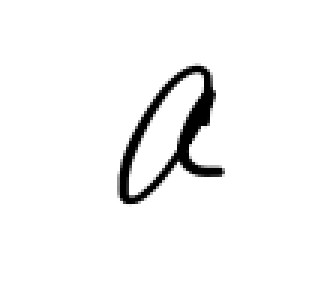
#> input picture abignale/handwriting_engine/glyph_raw/a_1.png, 105 x 96 px (shown 3 times larger); its folder holds only this picture in this run
$ python preprocess_glyphs.py
#> lines starting #> are read from the running program, lines starting #| are printed output that depends on the picture; after the words box and inside, x2 and y2 are one past the last pixel; in counts of white or black regions, pixels touching at a corner belong together
# src/preprocess_glyphs.py
from PIL import Image, ImageOps
import os
from config import GLYPH_RAW_DIR, GLYPH_PROCESSED_DIR


def preprocess_one_image(in_path, out_path):
#> called with in_path = '../glyph_raw/a_1.png', out_path = '../glyphs/a_1.png'
    img = Image.open(in_path).convert("L")  # grayscale

    # 1) Binarize: white vs black
    # You can experiment with threshold value (e.g. 200)
    threshold = 200
    bw = img.point(lambda x: 255 if x > threshold else 0, 'L')
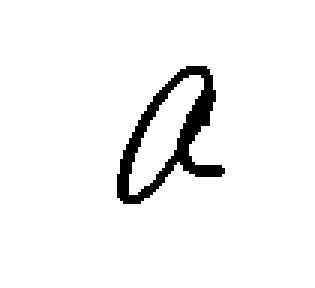
#> bw: PIL image 105x96 L (shown 3 times larger); 95.2% white; 1 black region, box (x1, y1, x2, y2) and area: (39, 22, 75, 68) 484

    # 2) Trim white borders
    inverted = ImageOps.invert(bw)
    bbox = inverted.getbbox()
#> bbox = (39, 22, 75, 68)
    if bbox:
        bw = bw.crop(bbox)
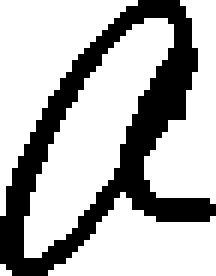
#> bw: PIL image 36x46 L (shown 6 times larger); 70.8% white; 1 black region, box (x1, y1, x2, y2) and area: (0, 0, 36, 46) 484

    # 3) Convert to RGBA and make white transparent
    rgba = bw.convert("RGBA")
    pixels = rgba.load()
    for y in range(rgba.height):
        for x in range(rgba.width):
            r, g, b, a = pixels[x, y]
            # white → transparent
            if r == 255 and g == 255 and b == 255:
                pixels[x, y] = (255, 255, 255, 0)
            else:
                pixels[x, y] = (0, 0, 0, 255)  # black ink

    # 4) Save processed glyph
    rgba.save(out_path)


def main():
    os.makedirs(GLYPH_PROCESSED_DIR, exist_ok=True)

    for fname in os.listdir(GLYPH_RAW_DIR):
        if not fname.lower().endswith((".png", ".jpg", ".jpeg")):
            continue
        in_path = os.path.join(GLYPH_RAW_DIR, fname)
        out_path = os.path.join(GLYPH_PROCESSED_DIR, fname)
        preprocess_one_image(in_path, out_path)
        print(f"Processed: {fname}")


if __name__ == "__main__":
    main()

$ run again, on abignale/handwriting_engine/glyph_raw/a_5.png
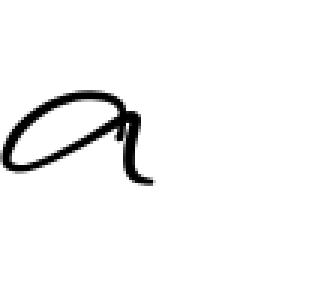
#> input picture abignale/handwriting_engine/glyph_raw/a_5.png, 108 x 96 px (shown 3 times larger)
#> in preprocess_one_image, `bw = img.point(lambda x: 255 if x > threshold else 0, 'L')`:
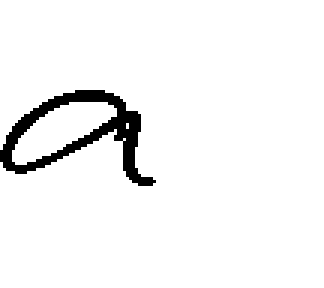
#> bw: PIL image 108x96 L (shown 3 times larger); 95.5% white; 1 black region, box (x1, y1, x2, y2) and area: (0, 30, 52, 62) 470
#> inverted: PIL image 108x96 L; 4.5% white; 1 white region, box (x1, y1, x2, y2) and area: (0, 30, 52, 62) 470
#> bbox = (0, 30, 52, 62)
#> in preprocess_one_image, `bw = bw.crop(bbox)`:
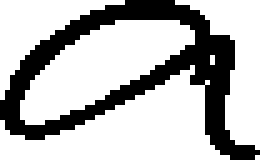
#> bw: PIL image 52x32 L (shown 5 times larger); 71.8% white; 1 black region, box (x1, y1, x2, y2) and area: (0, 0, 52, 32) 470

$ run again, on abignale/handwriting_engine/glyph_raw/b_1.png
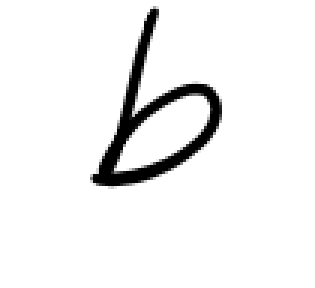
#> input picture abignale/handwriting_engine/glyph_raw/b_1.png, 105 x 96 px (shown 3 times larger)
#> in preprocess_one_image, `bw = img.point(lambda x: 255 if x > threshold else 0, 'L')`:
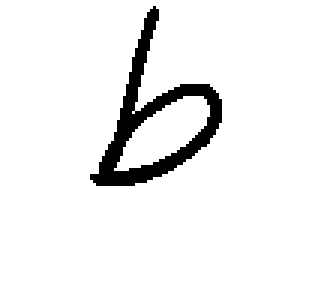
#> bw: PIL image 105x96 L (shown 3 times larger); 93.7% white; 1 black region, box (x1, y1, x2, y2) and area: (30, 2, 74, 62) 640
#> inverted: PIL image 105x96 L; 6.3% white; 1 white region, box (x1, y1, x2, y2) and area: (30, 2, 74, 62) 640
#> bbox = (30, 2, 74, 62)
#> in preprocess_one_image, `bw = bw.crop(bbox)`:
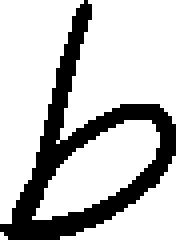
#> bw: PIL image 44x60 L (shown 4 times larger); 75.8% white; 1 black region, box (x1, y1, x2, y2) and area: (0, 0, 44, 60) 640

$ run again, on abignale/handwriting_engine/glyph_raw/b_2.png
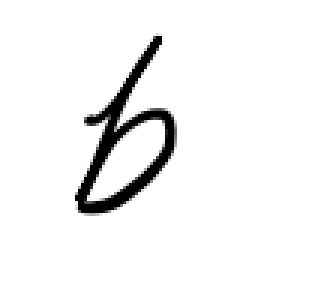
#> input picture abignale/handwriting_engine/glyph_raw/b_2.png, 105 x 96 px (shown 3 times larger)
#> in preprocess_one_image, `bw = img.point(lambda x: 255 if x > threshold else 0, 'L')`:
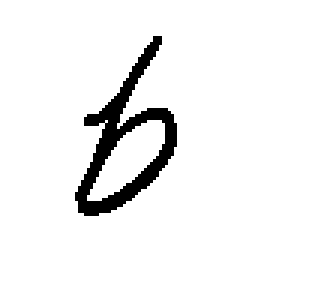
#> bw: PIL image 105x96 L (shown 3 times larger); 94.2% white; 1 black region, box (x1, y1, x2, y2) and area: (25, 12, 59, 72) 581
#> bbox = (25, 12, 59, 72)
#> in preprocess_one_image, `bw = bw.crop(bbox)`:
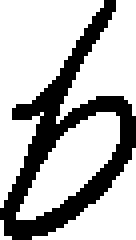
#> bw: PIL image 34x60 L (shown 4 times larger); 71.5% white; 1 black region, box (x1, y1, x2, y2) and area: (0, 0, 34, 60) 581

$ run again, on abignale/handwriting_engine/glyph_raw/a_2.png
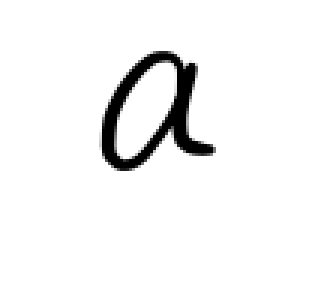
#> input picture abignale/handwriting_engine/glyph_raw/a_2.png, 105 x 96 px (shown 3 times larger)
#> in preprocess_one_image, `bw = img.point(lambda x: 255 if x > threshold else 0, 'L')`:
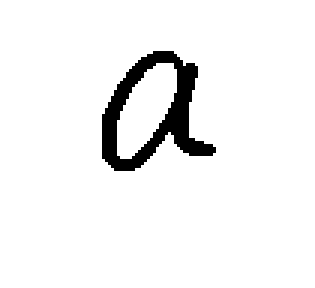
#> bw: PIL image 105x96 L (shown 3 times larger); 94.6% white; 1 black region, box (x1, y1, x2, y2) and area: (34, 17, 72, 57) 547
#> bbox = (34, 17, 72, 57)
#> in preprocess_one_image, `bw = bw.crop(bbox)`:
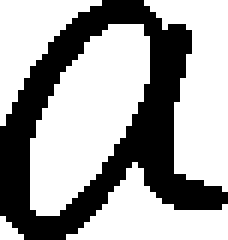
#> bw: PIL image 38x40 L (shown 6 times larger); 64% white; 1 black region, box (x1, y1, x2, y2) and area: (0, 0, 38, 40) 547
